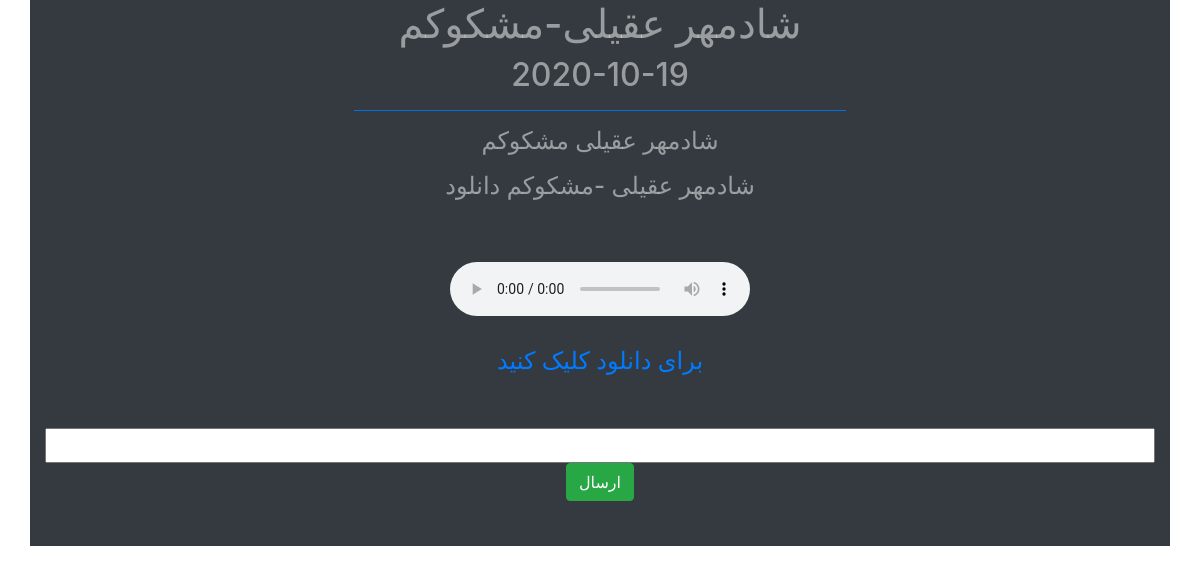
Screenshot of /edame/4/ with the database file from the repository.
### ahang/models.py (models this page shows, shortened)
class Ahang(models.Model):
    author = models.CharField(max_length=200)
    description = RichTextUploadingField()
    ahang_esm = models.CharField(max_length=500, default=None)
    ahang_file = models.FileField(upload_to='Musics/', null=False, blank=False)
    publishDate = models.DateField(auto_now_add=True)
    updateDate = models.DateField(auto_now=True)
    class Meta:
        verbose_name = 'Music'
        verbose_name_plural = "Music's"

### ahang/views.py (the view)
# urls.py: url(r'^edame/(?P<id>[0-9]{1,1000})*/$', views.ahang_detail, name='detail'),
def ahang_detail(request,id=None):
    ahang = get_object_or_404(Ahang,id=id)
    esme_ahang = f"{ahang.author}\t-\t{ahang.ahang_esm}"
    if request.method == "POST":
        nazar = request.POST.get("cm")
        CommentDb(comment=nazar).save()
    context = {
         "ahang":ahang,
         "title":esme_ahang
    }
    return render(request,'main/ahang_detail.html',context)

### templates/main/ahang_detail.html (shortened to what this page needs)
{% extends 'main/index.html' %} {% block title %} {{title}} {% endblock %} {% block content %}
<div class="container-lg bg-dark text-white-50">
    <center>
        <h1>{{ahang.author}}-{{ahang.ahang_esm}}</h1>
        <h2>{{ahang.updateDate|linebreaks}}</h2>
        <hr class="badge-primary col-sm-5">
        <h4>{{ahang.description|safe}}
            <br/>
            <div class="containter-fluid">
                <audio controls="controls">
        <source src="{{ahang.ahang_file.url}}">
    </audio>
                <a href={{ahang.ahang_file.url}} target="_blank" class="nav-link active">
        برای دانلود کلیک کنید
    </a>
            </div>
            <br>
            <form method="post">
                <input type="text" name="cm" id="cm" class="form-control-range" aria-label="نظر شما "></textarea>
                <button type="submit" class="btn btn-success">
                    ارسال
                </button>
            </form>
            <br />
    </center>
</div>
{% endblock %}

### rows the page displays
Ahang: author "شادمهر عقیلی", ahang_esm "مشکوکم", updateDate "2020-10-19", description "شادمهر عقیلی مشکوکم شادمهر عقیلی -مشکوکم دانلود"
